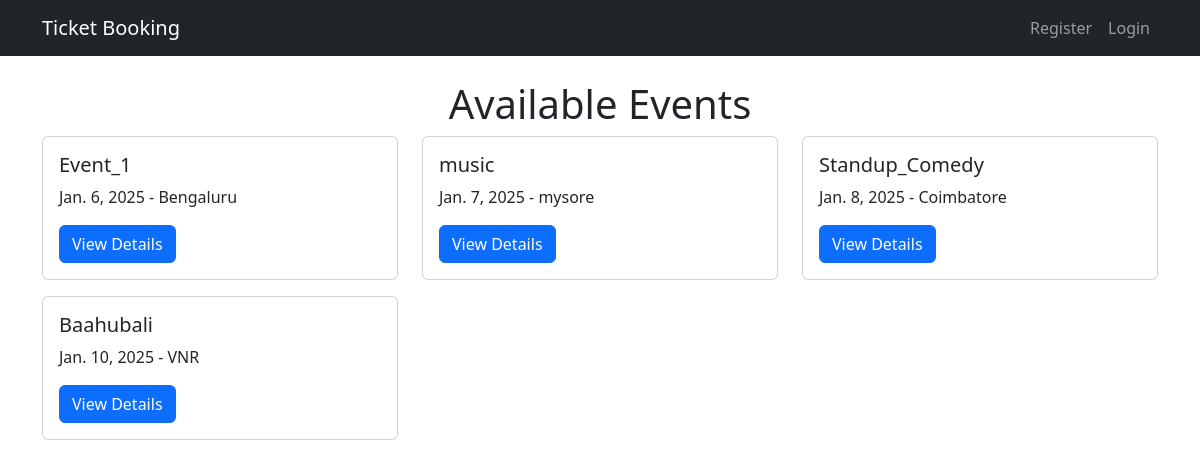
The page / on the database its author committed.
### events/models.py (models this page shows, shortened)
class Event(models.Model):
    CATEGORY_CHOICES = [
        ('music', 'Music'),
        ('movies', 'Movies'),
        ('sports', 'Sports'),
        ('theatre', 'Theatre'),
        ('comedy', 'Comedy'),
        ('conference', 'Conference'),
    ]
    name = models.CharField(max_length=200)
    category = models.CharField(max_length=20, choices=CATEGORY_CHOICES)
    description = models.TextField()
    date = models.DateField()
    time = models.TimeField()
    location = models.CharField(max_length=200)
    price = models.DecimalField(max_digits=10, decimal_places=2)
    available_tickets = models.IntegerField()

### events/views.py (the view)
# urls.py: path("", views.home, name="home"),
def home(request):
    events = Event.objects.all()
    return render(request, "events/home.html", {"events": events})

### templates/events/home.html (shortened to what this page needs)
{% extends "base.html" %}
{% block content %}
<h1 class="text-center">Available Events</h1>
<div class="row">
    {% for event in events %}
        <div class="col-md-4">
            <div class="card mb-3">
                <div class="card-body">
                    <h5 class="card-title">{{ event.name }}</h5>
                    <p class="card-text">{{ event.date }} - {{ event.location }}</p>
                    <a href="{% url 'event_details' event.id %}" class="btn btn-primary">View Details</a>
                </div>
            </div>
        </div>
    {% endfor %}
</div>
{% endblock %}

### templates/base.html (shortened to what this page needs)
<!DOCTYPE html>
<html lang="en">
  <head>
    <link
      href="https://cdn.jsdelivr.net/npm/bootstrap@5.3.0/dist/css/bootstrap.min.css"
      rel="stylesheet"
    />
  </head>
  <body>
    <nav class="navbar navbar-expand-lg navbar-dark bg-dark">
      <div class="container">
        <a class="navbar-brand" href="{% url 'home' %}">Ticket Booking</a>
        <div class="navbar-nav">
          {% if user.is_authenticated %}
          <a class="nav-link" href="#">Welcome, {{ user.username }}</a>
          <a class="nav-link" href="{% url 'booking_history' %}">My Bookings</a>
          <a class="nav-link" href="{% url 'logout' %}">Logout</a>
          {% else %}
          <a class="nav-link" href="{% url 'register' %}">Register</a>
          <a class="nav-link" href="{% url 'login' %}">Login</a>
          {% endif %}
        </div>
      </div>
    </nav>
    <div class="container mt-4">{% block content %}{% endblock %}</div>
  </body>
</html>

### rows shown on the page
Event: name "Event_1", date "Jan. 6, 2025", location "Bengaluru"
Event: name "music", date "Jan. 7, 2025", location "mysore"
Event: name "Standup_Comedy", date "Jan. 8, 2025", location "Coimbatore"
Event: name "Baahubali", date "Jan. 10, 2025", location "VNR"
